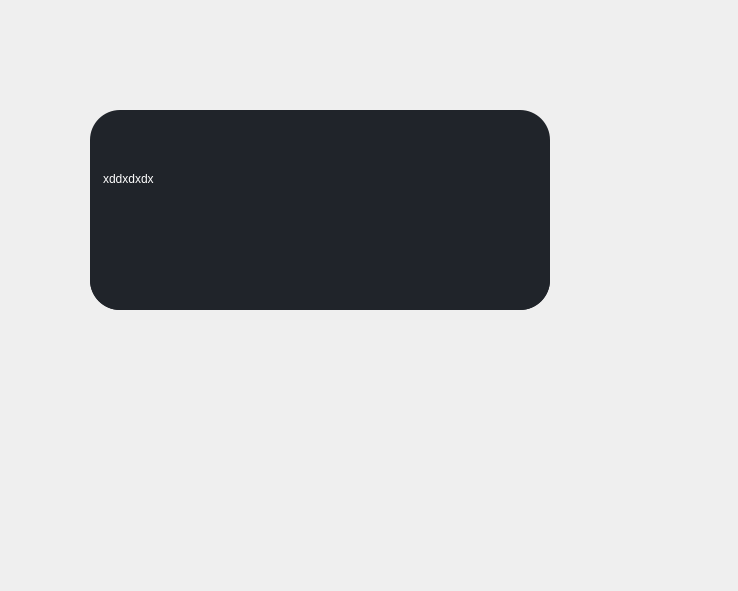
<?xml version="1.0" encoding="UTF-8"?>
<ui version="4.0">
 <class>Form</class>
 <widget class="QWidget" name="Form">
  <property name="geometry">
   <rect>
    <x>0</x>
    <y>0</y>
    <width>738</width>
    <height>591</height>
   </rect>
  </property>
  <property name="windowTitle">
   <string>Form</string>
  </property>
  <widget class="QWidget" name="widget" native="true">
   <property name="geometry">
    <rect>
     <x>50</x>
     <y>60</y>
     <width>541</width>
     <height>361</height>
    </rect>
   </property>
   <property name="styleSheet">
    <string notr="true">border-radius: 30px;</string>
   </property>
   <widget class="QFrame" name="frame">
    <property name="geometry">
     <rect>
      <x>40</x>
      <y>50</y>
      <width>460</width>
      <height>200</height>
     </rect>
    </property>
    <property name="minimumSize">
     <size>
      <width>460</width>
      <height>200</height>
     </size>
    </property>
    <property name="styleSheet">
     <string notr="true">background-color: #20242a;
font: 10pt &quot;Arial&quot;;
color: white;</string>
    </property>
    <property name="frameShape">
     <enum>QFrame::StyledPanel</enum>
    </property>
    <property name="frameShadow">
     <enum>QFrame::Raised</enum>
    </property>
    <widget class="QLabel" name="label">
     <property name="geometry">
      <rect>
       <x>0</x>
       <y>49</y>
       <width>460</width>
       <height>151</height>
      </rect>
     </property>
     <property name="styleSheet">
      <string notr="true">padding: 10px</string>
     </property>
     <property name="text">
      <string>xddxdxdx</string>
     </property>
     <property name="alignment">
      <set>Qt::AlignLeading|Qt::AlignLeft|Qt::AlignTop</set>
     </property>
     <property name="wordWrap">
      <bool>true</bool>
     </property>
    </widget>
    <widget class="QPushButton" name="deleteButton">
     <property name="geometry">
      <rect>
       <x>410</x>
       <y>10</y>
       <width>31</width>
       <height>28</height>
      </rect>
     </property>
     <property name="styleSheet">
      <string notr="true">QPushButton{
background-color: #20242a;
color: #20242a;
border-radius: 10px;
}</string>
     </property>
     <property name="text">
      <string/>
     </property>
     <property name="icon">
      <iconset>
       <normaloff>../icons/x_icon.png</normaloff>../icons/x_icon.png</iconset>
     </property>
     <property name="iconSize">
      <size>
       <width>32</width>
       <height>32</height>
      </size>
     </property>
    </widget>
   </widget>
  </widget>
 </widget>
 <resources/>
 <connections/>
</ui>
